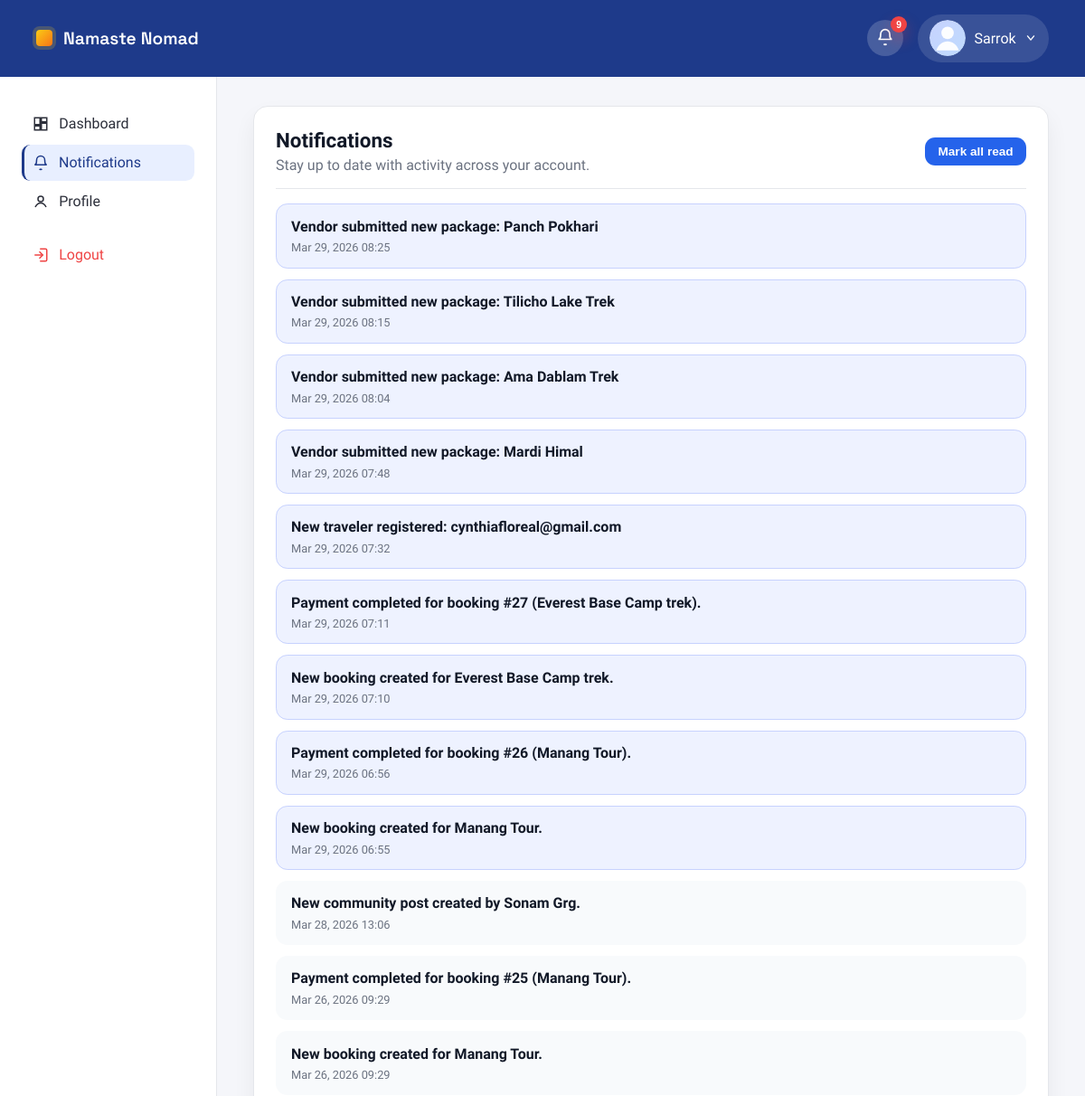
/accounts/notifications/ (signed in, upper part), run on an earlier commit of the app's database.
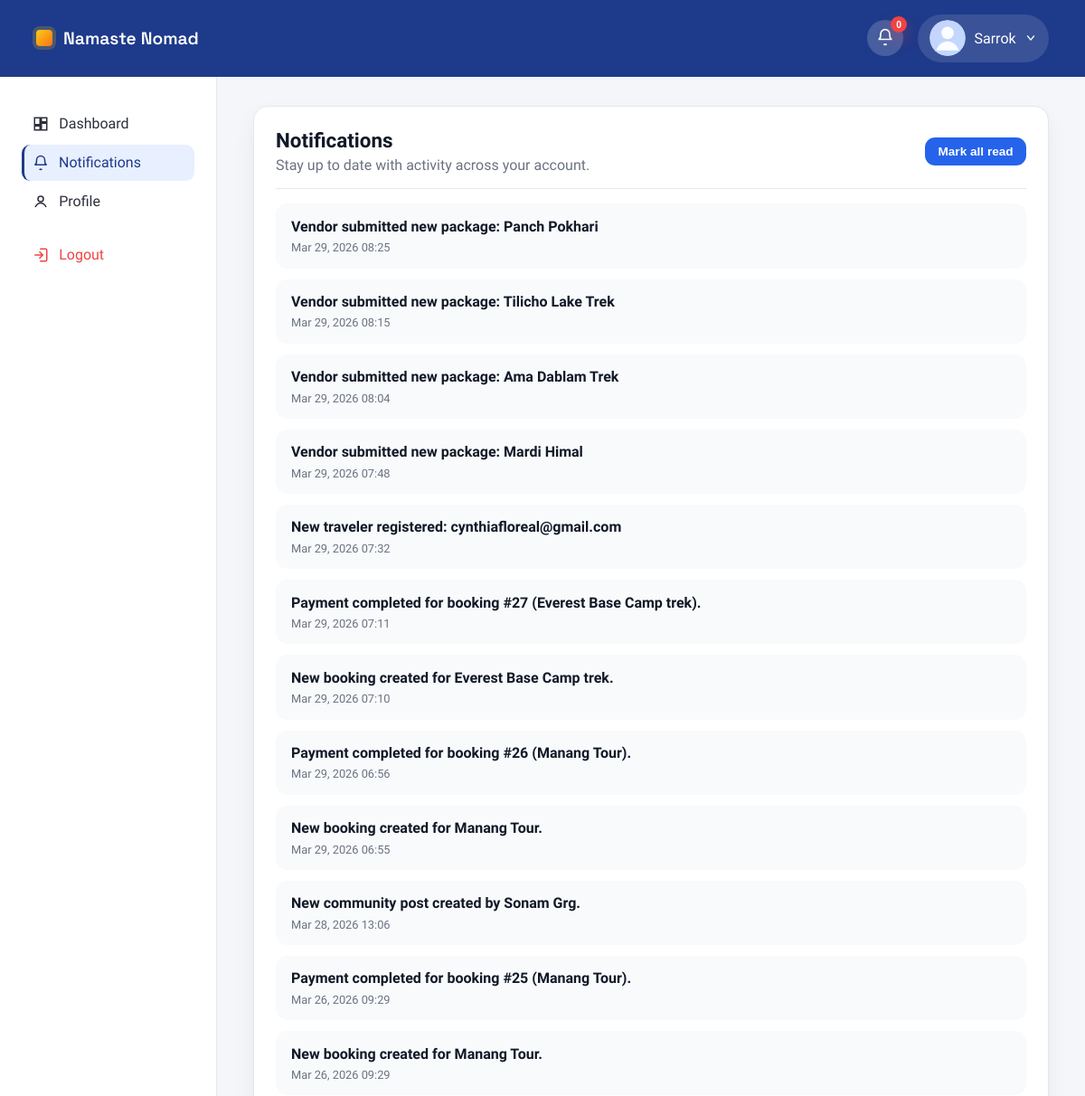
And on a later commit of the database.
### accounts/views/vendor/vendor_dashboard.py (the view, shortened to what this page needs)
# urls.py: path('notifications/', notifications_list, name='notifications_list'),
@never_cache
@login_required(login_url='account_login_choice')
def notifications_list(request):
    notifications = Notification.objects.filter(user=request.user).order_by('-created_at')[:50]
    unread_count = Notification.objects.filter(user=request.user, is_read=False).count()
    for notification in notifications:
        notification.link = notification_link(notification)
    if getattr(request.user, 'user_type', '') == 'admin':
        admin_profile = _get_admin_profile(request.user)
        return render(request, 'accounts/admin_notifications.html', {
            'admin_profile': admin_profile,
            'notifications': notifications,
            'unread_count': unread_count,
            'active_page': 'notifications',
        })

### accounts/context_processors.py (called while the page is built)
def _safe_related(instance, relation_name):
    try:
        return getattr(instance, relation_name)
    except ObjectDoesNotExist:
        return None

def _display_name(user):
    full_name = user.get_full_name().strip()
    return full_name or user.username or user.email or 'Account'

def _avatar_url(user, user_type):
    if user_type == 'traveler':
        profile = _safe_related(user, 'traveler_profile')
        if profile and profile.avatar:
            return profile.avatar.url
    elif user_type == 'vendor':
        profile = _safe_related(user, 'vendor_profile')
        if profile and profile.logo:
            return profile.logo.url
    elif user_type == 'admin':
        profile = _safe_related(user, 'admin_profile')
        if profile and profile.avatar:
            return profile.avatar.url
    return ''

def _dashboard_url(user_type):
    if user_type == 'traveler':
        return reverse('traveler_home')
    if user_type == 'vendor':
        return reverse('vendor_dashboard')
    if user_type == 'admin':
        return reverse('admin_dashboard')
    return reverse('home')

### accounts/templates/accounts/admin_notifications.html (shortened to what this page needs)
{% load static %}
<!DOCTYPE html>
<html lang="en">
<head>
    <link rel="stylesheet" href="{% static 'css/vendor_dashboard.css' %}?v=20260226b">
    <link rel="stylesheet" href="{% static 'css/admin_dashboard.css' %}?v=20260226b">
    <link rel="stylesheet" href="{% static 'css/notifications.css' %}?v=20260313a">
    <link rel="stylesheet" href="{% static 'css/notifications_page.css' %}?v=20260313a">
</head>
<body class="admin-dashboard">
    <header class="topbar admin-topbar">
        <a class="brand" href="{% url 'home' %}">
            <span class="brand-mark"></span>
            <span class="brand-name">Namaste Nomad</span>
        </a>
        <div class="topbar-actions">
            {% include "accounts/includes/notification_bell.html" %}
            <div class="admin-user">
                <div class="avatar topbar-avatar">
                    {% if admin_profile and admin_profile.avatar %}
                        <img class="topbar-avatar-image" src="{{ admin_profile.avatar.url }}" alt="Admin avatar">
                    {% else %}
                        <img class="topbar-avatar-image" src="{% static 'images/default-avatar.svg' %}" alt="Default admin avatar">
                    {% endif %}
                </div>
                <span>{{ request.user.first_name|default:"Admin" }}</span>
                <svg width="14" height="14" viewBox="0 0 20 20" fill="none" aria-hidden="true">
                    <path d="M5 7l5 6 5-6" stroke="currentColor" stroke-width="2" stroke-linecap="round" stroke-linejoin="round"/>
                </svg>
            </div>
        </div>
    </header>
    <div class="dashboard-shell admin-shell">
        <aside class="sidebar admin-sidebar">
            <nav class="sidebar-nav">
                <a class="nav-item" href="{% url 'admin_dashboard' %}">
                    <span class="nav-icon">
                        <svg viewBox="0 0 24 24" fill="none" stroke="currentColor" stroke-width="2">
                            <path d="M3 13h8V3H3v10zM13 21h8V11h-8v10zM13 3h8v6h-8V3zM3 21h8v-6H3v6z"/>
                        </svg>
                    </span>
                    Dashboard
                </a>
                <a class="nav-item {% if active_page == 'notifications' %}active{% endif %}" href="{% url 'notifications_list' %}">
                    <span class="nav-icon">
                        <svg viewBox="0 0 24 24" fill="none" stroke="currentColor" stroke-width="2">
                            <path d="M18 8a6 6 0 1 0-12 0c0 7-3 7-3 7h18s-3 0-3-7"/>
                            <path d="M13.73 21a2 2 0 0 1-3.46 0"/>
                        </svg>
                    </span>
                    Notifications
                </a>
                <a class="nav-item" href="{% url 'admin_profile' %}">
                    <span class="nav-icon">
                        <svg viewBox="0 0 24 24" fill="none" stroke="currentColor" stroke-width="2">
                            <circle cx="12" cy="8" r="4"/>
                            <path d="M4 20c2-4 6-6 8-6s6 2 8 6"/>
                        </svg>
                    </span>
                    Profile
                </a>
                <a class="nav-item logout" href="{% url 'logout' %}">
                    <span class="nav-icon">
                        <svg viewBox="0 0 24 24" fill="none" stroke="currentColor" stroke-width="2">
                            <path d="M10 17l5-5-5-5"/>
                            <path d="M15 12H3"/>
                            <path d="M11 3h8a2 2 0 0 1 2 2v14a2 2 0 0 1-2 2h-8"/>
                        </svg>
                    </span>
                    Logout
                </a>
            </nav>
        </aside>
        <main class="dashboard-main admin-main">
            {% include "accounts/includes/notifications_list.html" %}
        </main>
    </div>
</body>
</html>

What changed in the data, as far as the page shows it:
changed Notification "Vendor submitted new package: Panch Pokhari": is_read False → True (drawn)
changed Notification "Vendor submitted new package: Tilicho Lake Trek": is_read False → True (drawn)
changed Notification "Vendor submitted new package: Ama Dablam Trek": is_read False → True (drawn)
changed Notification "Vendor submitted new package: Mardi Himal": is_read False → True (drawn)
changed Notification "New traveler registered: cynthiafloreal@gmail.com": is_read False → True (drawn)
changed Notification "Payment completed for booking #27 (Everest Base Camp trek).": is_read False → True (drawn)
changed Notification "New booking created for Everest Base Camp trek.": is_read False → True (drawn)
changed Notification "Payment completed for booking #26 (Manang Tour).": is_read False → True (drawn)
changed Notification "Mar 29, 2026 06:55": is_read False → True (drawn)
Also different on the page:
{{ notifications_unread_count|default:0 }}: "9" → "0"
